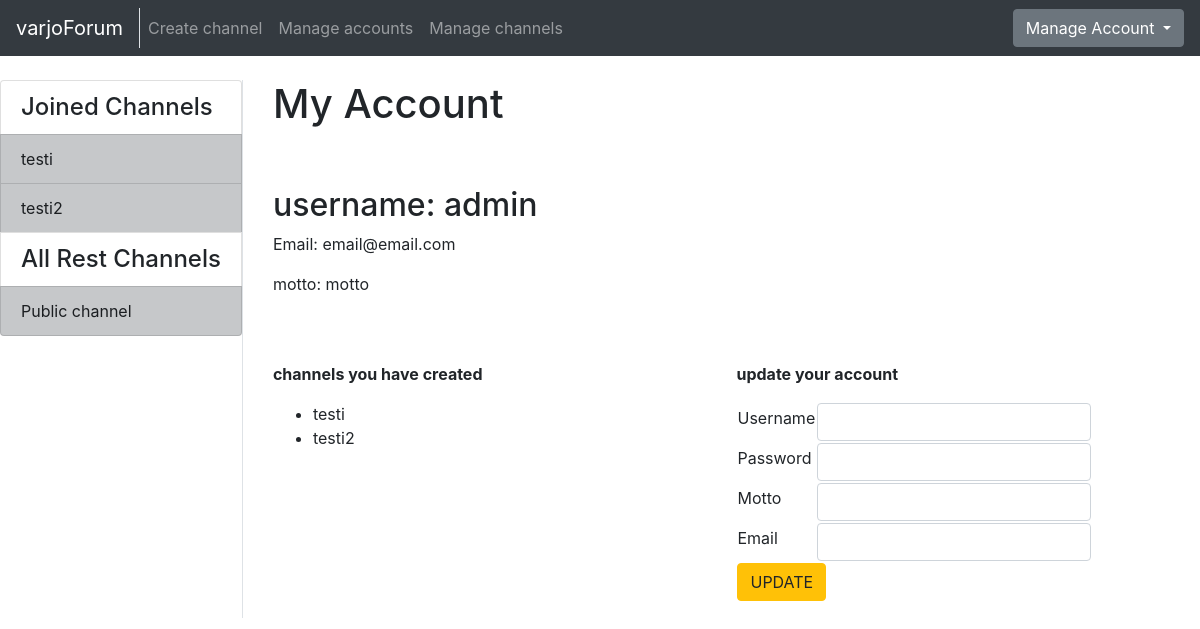
The app's page /account/ (signed in), older data.
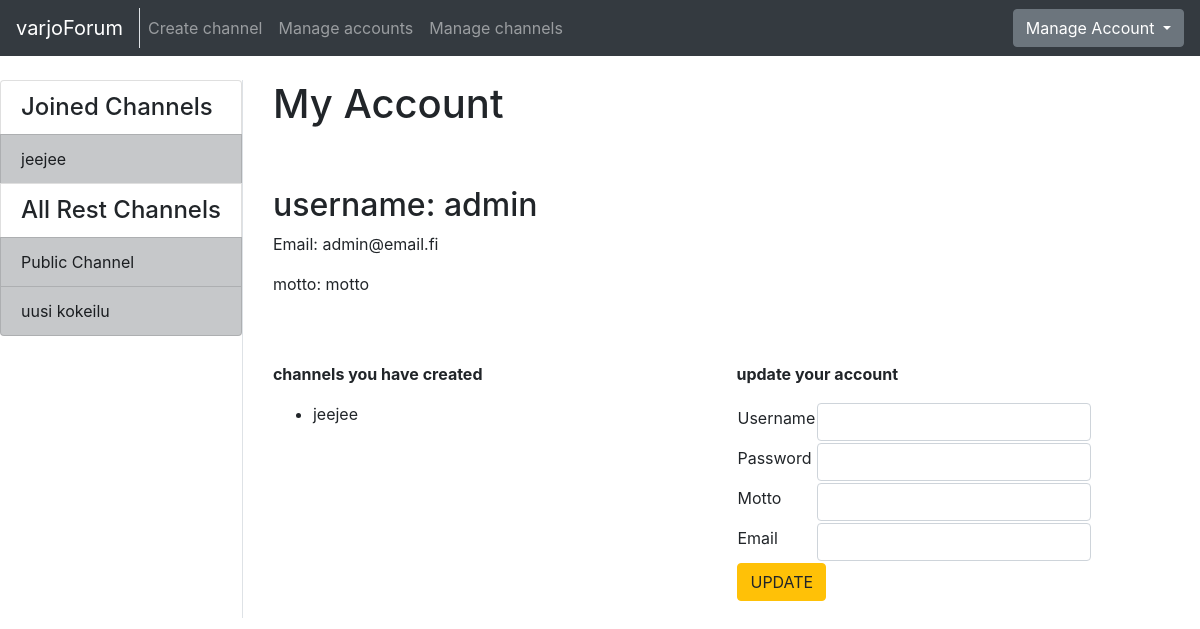
The same page, newer data.
### application/channels/models.py (models this page shows, shortened)
class Channel(Base):
    name = db.Column(db.String(144), nullable=False)
    introduction = db.Column(db.Text, nullable=False)
    master_id = db.Column(db.Integer, nullable=False)
    messages = db.relationship("Message", backref='Channel', lazy=True)
    accounts = db.relationship('Account', secondary=accounts, lazy='subquery',
        backref=db.backref('channels', lazy=True))
    @staticmethod
    def get_my_channels(account_id):
        stmt = text("SELECT Channel.id, Channel.name"
                    " FROM Channel, Account, Accounts"
                    " WHERE Channel.id = Accounts.channel_id"
                    " AND Account.id = Accounts.account_id"
                    " AND Account.id = :account_id").params(account_id=account_id)
        res = db.engine.execute(stmt)
        response = []
        for row in res:
            response.append({"channel_id":row[0], "channel_name":row[1]})
        return response
    @staticmethod
    def get_channels_where_not_in(account_id):
        stmt = text("SELECT channel.id, channel.name"
                    " FROM Channel"
                    " WHERE Channel.id NOT IN ("
                        " SELECT Channel.id"
                            " FROM Channel, Account, Accounts"
                            " WHERE Channel.id = Accounts.channel_id"
                            " AND Account.id = Accounts.account_id"
                            " AND Account.id = :account_id"
                    " )").params(account_id=account_id)
        res = db.engine.execute(stmt)
        response = []
        for row in res:
            response.append({"id":row[0], "name":row[1]})
        return response

### application/auth/models.py (models this page shows, shortened)
class Account(Base):
  username = db.Column(db.String(144), nullable=False)
  password = db.Column(db.String(144), nullable=False)
  motto = db.Column(db.String(144), nullable=False)
  admin = db.Column(db.Boolean, nullable=False)
  email = db.Column(db.String(144), nullable=False)
  messages = db.relationship("Message", backref='account', lazy=True)
  comments = db.relationship("Comment", backref='account', lazy=True)
  @staticmethod
  def find_accounts_channels(account_id):
    stmt = text("SELECT Channel.id, Channel.name FROM Channel, Account, Accounts "
                " WHERE Account.id = :account_id"
                " AND Account.id = Accounts.account_id"
                " AND Accounts.channel_id = Channel.id").params(account_id=account_id)
    res = db.engine.execute(stmt)
    response = []
    for row in res:
      response.append({"id":row[0], "name":row[1]})
    return response

### application/auth/views.py (the view)
@app.route("/account/", methods=["GET"])
@login_required
def single_account_index():
  return render_template("auth/index.html", account = current_user, accountform = AccountForm(),
    channels = Account.find_accounts_channels(current_user.id),
    my_channels=Channel.get_my_channels(current_user.id),
    all_channels=Channel.get_channels_where_not_in(current_user.id))

### application/auth/forms.py
class AccountForm(FlaskForm):
  username = TextField("Username", [validators.Length(min=2)])
  password = PasswordField("Password", [validators.Length(min=8)])
  motto = TextField("Motto", [validators.Length(min=2)])
  email = TextField("Email", [validators.Length(min=2)])
  class Meta:
    csrf = False

### application/__init__.py (called while the page is built)
@login_manager.user_loader
def load_user(account_id):
  return Account.query.get(account_id)

### application/templates/auth/index.html (shortened to what this page needs)
{% extends "layout.html" %}
{% block body %}
<div class="container" >
  <div class="row" style="padding-bottom: 50px">
    <div class="col-md-auto">
      <h1 style="padding-bottom: 50px">My Account</h1>
      <h2>username: {{ account.username }}</h2>
      <p>Email: {{account.email }}</p>
      <p>motto: {{ account.motto }}</p>
    </div>
    <div class="col-md-auto">
    </div>
  </div>
  <div class="row">
    <div class="col">
      <p><b>channels you have created</b></p>
      <ul>
        {% for channel in channels %}
          <li>{{ channel.name }}</li>
        {% endfor %}
      </ul>
    </div>
    <div class="col">
      <p><b>update your account</b></p>
      <form method="POST" action="{{ url_for('accounts_update', account_id=account.id) }}" name="accountform">
        <div class="form-group">
          <table>
            <tr>
              <td>{{ accountform.username.label }}</td>
              <td>{{ accountform.username(class="form-control") }}</td>
            </tr>
            <tr>
              <td>{{ accountform.password.label }}</td>
              <td>{{ accountform.password(class="form-control") }}</td>
            </tr>
            <tr>
              <td>{{ accountform.motto.label }}</td>
              <td>{{ accountform.motto(class="form-control") }}</td>
            </tr>
            <tr>
              <td>{{ accountform.email.label }}</td>
              <td>{{ accountform.email(class="form-control") }}</td>
            </tr>
            <tr>
              <td colspan="2"><button type="submit" class="btn btn-warning">UPDATE</button</td>
            </tr>
          </table>
        </div>
      </form>
    </div>
  </div>
</div>
{% endblock %}

### application/templates/layout.html (shortened to what this page needs)
<!DOCTYPE html>
  <html>
    <head>
      <link rel="stylesheet" href="https://maxcdn.bootstrapcdn.com/bootstrap/4.0.0/css/bootstrap.min.css">
    </head>
    <body>
      <nav class="navbar navbar-expand-md navbar-dark bg-dark mb-4">
        <div class="border-right">
          <a class="navbar-brand" href="{{ url_for('index') }}">varjoForum</a>
        </div>
        <div class="collapse navbar-collapse" id="navbarCollapse">
          <ul class="navbar-nav mr-auto">
            {% if current_user.is_authenticated %}
              <li class="nav-item">
                <a class="nav-link" href="{{ url_for('channel_form') }}">Create channel</a>
              </li>
            {% endif %}
            {% if current_user.admin == True %}
              <li class="nav-item">
                <a class="nav-link" href="{{ url_for('account_list') }}">Manage accounts</a>
              </li>
              <li class="nav-item">
                <a href="{{ url_for('channel_manager') }}" class="nav-link">Manage channels</a>
              </li>
            {% endif %}
          </ul>
            <div class="btn-group">
              <button type="button" class="btn btn-secondary dropdown-toggle" data-toggle="dropdown" aria-haspopup="true" aria-expanded="false">
                {% if current_user.is_authenticated %}
                  Manage Account
                {% else %}
                  Login
                {% endif %}
              </button>
            </div>
        </div>
      </nav>
      <div class="container-fluid" >
        <div class="row">
            <div class="border-right">
              <div class="col-sx" >
                <div style="float: left">
                  <div class="list-group">
                  {% if current_user.is_authenticated %}
                    {% if my_channels %}
                    <h4 class="list-group-item">Joined Channels</h4>
                    {% endif %}
                    {% for my_channel in my_channels %}
                        <a href="{{ url_for('one_channel_index', channel_id=my_channel.channel_id, sort='first') }}"
                            class="list-group-item list-group-item-action list-group-item-dark">
                        {{ my_channel.channel_name }}
                        </a>
                    {% endfor %}
                    <h4 class="list-group-item">All Rest Channels</h4>
                {% else %}
                {% if all_channels %}
                <h4 class="list-group-item">All Channels</h4>
                {% endif %}
                {% endif %}
                {% for channel in all_channels %}
                <a href="{{ url_for('one_channel_index', channel_id=channel.id, sort='first') }}"
                    class="list-group-item list-group-item-action list-group-item-dark">
                  {{ channel.name }}
                </a>
                {% endfor %}
              </div>
              </div>
              </div>
          </div>
          <div class="col">
            {% block body %}{% endblock %}
          </div>
        </div>
    </body>
  </html>

Row changes from the older to the newer data that the page shows:
removed Channel: channel_name "testi", name "testi"
removed Channel: channel_name "testi2", name "testi2"
added Channel: channel_name "jeejee", name "jeejee"
changed Channel: name "Public channel" → "Public Channel"
added Channel: name "uusi kokeilu", shown under "All Rest Channels"
changed Account "admin": email "email@email.com" → "admin@email.fi"
